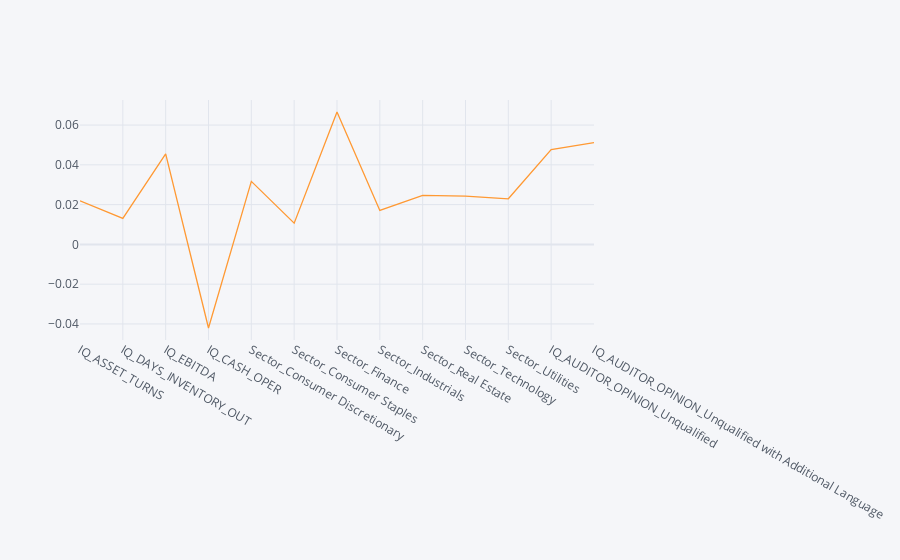

The cell this chart's notebook holds for it:
### Code cell
coefficients['Coefficient'].iplot()

### Figure 1 — Plotly figure (JSON) as saved in the notebook; plotly's stock layout.template omitted (floating-point values rounded to 4 significant figures)
{"data": [{"line": {"color": "rgba(255, 153, 51, 1.0)", "dash": "solid", "shape": "linear", "width": 1.3}, "mode": "lines", "name": "Coefficient", "text": "", "type": "scatter", "x": ["IQ_ASSET_TURNS", "IQ_DAYS_INVENTORY_OUT", "IQ_EBITDA", "IQ_CASH_OPER", "Sector_Consumer Discretionary", "Sector_Consumer Staples", "Sector_Finance", "Sector_Industrials", "Sector_Real Estate", "Sector_Technology", "Sector_Utilities", "IQ_AUDITOR_OPINION_Unqualified", "IQ_AUDITOR_OPINION_Unqualified with Additional Language"], "y": [0.02194, 0.0131, 0.04552, -0.04204, 0.0317, 0.01069, 0.06658, 0.01706, 0.02466, 0.02428, 0.02293, 0.04773, 0.0512]}], "layout": {"legend": {"bgcolor": "#F5F6F9", "font": {"color": "#4D5663"}}, "paper_bgcolor": "#F5F6F9", "plot_bgcolor": "#F5F6F9", "title": {"font": {"color": "#4D5663"}}, "xaxis": {"gridcolor": "#E1E5ED", "showgrid": true, "tickfont": {"color": "#4D5663"}, "title": {"font": {"color": "#4D5663"}, "text": ""}, "zerolinecolor": "#E1E5ED"}, "yaxis": {"gridcolor": "#E1E5ED", "showgrid": true, "tickfont": {"color": "#4D5663"}, "title": {"font": {"color": "#4D5663"}, "text": ""}, "zerolinecolor": "#E1E5ED"}}}
